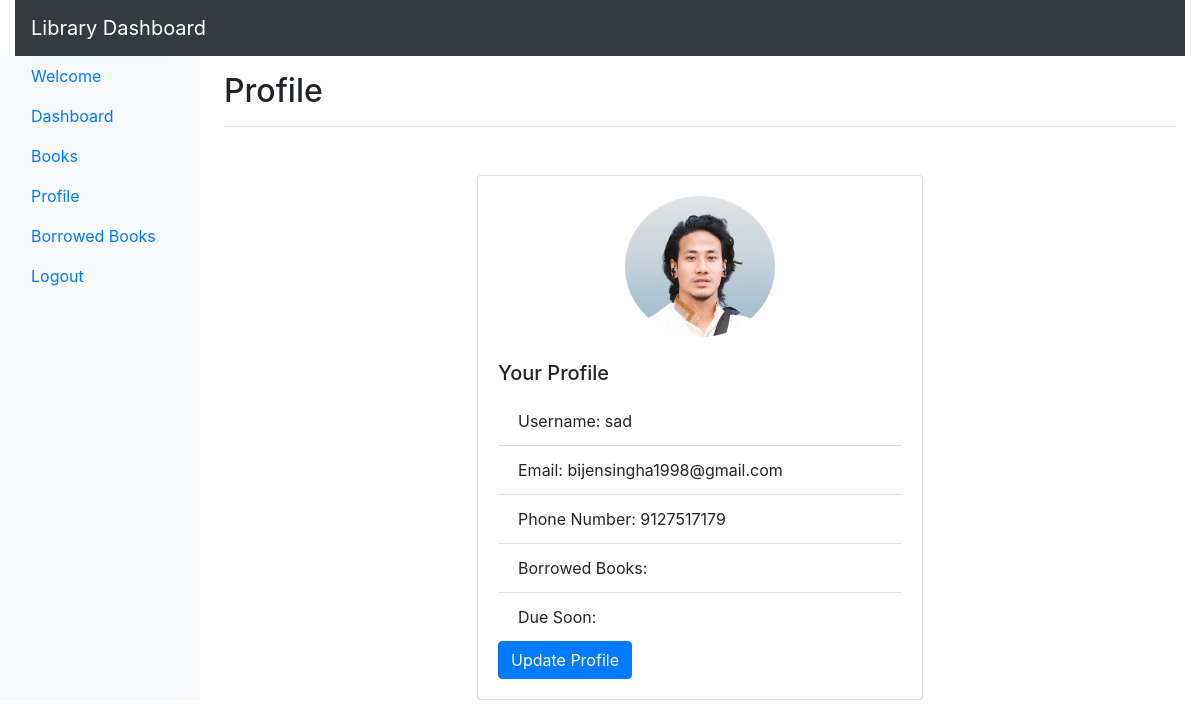
The page /profile/ (signed in) on the database its author committed.
### app/models.py (models this page shows)
class Profile(models.Model):
    user = models.OneToOneField(User, on_delete=models.CASCADE)
    phone_number = models.CharField(max_length=15, blank=True, null=True)
    profile_pic = models.ImageField(upload_to='profile_pics/', blank=True, null=True)

### app/views.py (the view)
# urls.py: path('profile/', views.profile, name='profile'),
def profile(request):
    profile = request.user.profile
    return render(request, 'profile.html', {'profile': profile})

### app/templates/profile.html (shortened to what this page needs)
{% extends 'base.html' %}
{% block page_title %}Profile{% endblock %}
{% block content %}
<div class="row justify-content-center mt-5">
    <div class="col-md-6">
        <div class="card">
            <div class="card-body">
                <div class="text-center mb-4">
                    {% if profile.profile_pic %}
                        <img src="{{ profile.profile_pic.url }}" class="img-fluid rounded-circle" style="max-width: 150px;" alt="Profile Picture">
                    {% endif %}
                </div>
                <h5 class="card-title">Your Profile</h5>
                <ul class="list-group list-group-flush">
                    <li class="list-group-item">Username: {{ user.username }}</li>
                    <li class="list-group-item">Email: {{ user.email }}</li>
                    <li class="list-group-item">Phone Number: {{ profile.phone_number}}</li>
                    <li class="list-group-item">Borrowed Books: {{ borrowed_books_count }}</li>
                    <li class="list-group-item">Due Soon: {{ due_soon_count }}</li>
                </ul>
<a href="{% url 'update_profile' %}" class="btn btn-primary">Update Profile</a>
            </div>
        </div>
    </div>
</div>
{% endblock %}

### rows shown on the page
Profile: profile_pic (picture), phone_number "9127517179"

### other values the page prints
{{ user.username }} "sad"
{{ user.email }} "bijensingha1998@gmail.com"
